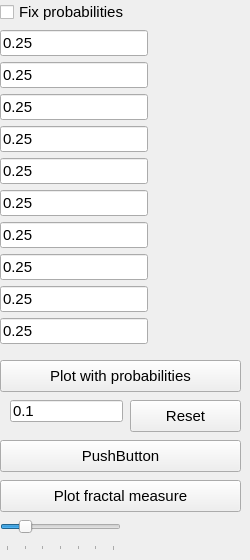
        <widget class="QWidget" name="tabProbs">
         <attribute name="title">
          <string>Probabilities</string>
         </attribute>
         <widget class="QPushButton" name="probPlotButton">
          <property name="geometry">
           <rect>
            <x>0</x>
            <y>360</y>
            <width>241</width>
            <height>32</height>
           </rect>
          </property>
          <property name="font">
           <font>
            <pointsize>11</pointsize>
           </font>
          </property>
          <property name="text">
           <string>Plot with probabilities</string>
          </property>
         </widget>
         <widget class="QPushButton" name="resetButton">
          <property name="geometry">
           <rect>
            <x>130</x>
            <y>400</y>
            <width>111</width>
            <height>32</height>
           </rect>
          </property>
          <property name="font">
           <font>
            <pointsize>11</pointsize>
           </font>
          </property>
          <property name="text">
           <string>Reset</string>
          </property>
         </widget>
         <widget class="QPushButton" name="pushButton_8">
          <property name="geometry">
           <rect>
            <x>0</x>
            <y>440</y>
            <width>241</width>
            <height>32</height>
           </rect>
          </property>
          <property name="font">
           <font>
            <pointsize>11</pointsize>
           </font>
          </property>
          <property name="text">
           <string>PushButton</string>
          </property>
         </widget>
         <widget class="QPushButton" name="measureButton">
          <property name="geometry">
           <rect>
            <x>0</x>
            <y>480</y>
            <width>241</width>
            <height>32</height>
           </rect>
          </property>
          <property name="font">
           <font>
            <pointsize>11</pointsize>
           </font>
          </property>
          <property name="text">
           <string>Plot fractal measure</string>
          </property>
         </widget>
         <widget class="QLineEdit" name="lineEdit">
          <property name="geometry">
           <rect>
            <x>10</x>
            <y>400</y>
            <width>113</width>
            <height>22</height>
           </rect>
          </property>
          <property name="font">
           <font>
            <pointsize>11</pointsize>
           </font>
          </property>
          <property name="text">
           <string>0.1</string>
          </property>
         </widget>
         <widget class="QSlider" name="horizontalSlider">
          <property name="geometry">
           <rect>
            <x>0</x>
            <y>510</y>
            <width>121</width>
            <height>41</height>
           </rect>
          </property>
          <property name="font">
           <font>
            <pointsize>11</pointsize>
           </font>
          </property>
          <property name="maximum">
           <number>6</number>
          </property>
          <property name="pageStep">
           <number>2</number>
          </property>
          <property name="value">
           <number>1</number>
          </property>
          <property name="orientation">
           <enum>Qt::Horizontal</enum>
          </property>
          <property name="tickPosition">
           <enum>QSlider::TicksBelow</enum>
          </property>
          <property name="tickInterval">
           <number>1</number>
          </property>
         </widget>
         <widget class="QWidget" name="layoutWidget_3">
          <property name="geometry">
           <rect>
            <x>0</x>
            <y>0</y>
            <width>148</width>
            <height>354</height>
           </rect>
          </property>
          <layout class="QVBoxLayout" name="verticalLayout">
           <item>
            <widget class="QCheckBox" name="fixProbsCheckBox">
             <property name="font">
              <font>
               <pointsize>11</pointsize>
              </font>
             </property>
             <property name="text">
              <string>Fix probabilities</string>
             </property>
            </widget>
           </item>
           <item>
            <widget class="QLineEdit" name="lineEditProbs01">
             <property name="enabled">
              <bool>true</bool>
             </property>
             <property name="font">
              <font>
               <pointsize>11</pointsize>
              </font>
             </property>
             <property name="text">
              <string>0.25</string>
             </property>
            </widget>
           </item>
           <item>
            <widget class="QLineEdit" name="lineEditProbs02">
             <property name="font">
              <font>
               <pointsize>11</pointsize>
              </font>
             </property>
             <property name="text">
              <string>0.25</string>
             </property>
            </widget>
           </item>
           <item>
            <widget class="QLineEdit" name="lineEditProbs03">
             <property name="font">
              <font>
               <pointsize>11</pointsize>
              </font>
             </property>
             <property name="text">
              <string>0.25</string>
             </property>
            </widget>
           </item>
           <item>
            <widget class="QLineEdit" name="lineEditProbs04">
             <property name="font">
              <font>
               <pointsize>11</pointsize>
              </font>
             </property>
             <property name="text">
              <string>0.25</string>
             </property>
            </widget>
           </item>
           <item>
            <widget class="QLineEdit" name="lineEditProbs05">
             <property name="font">
              <font>
               <pointsize>11</pointsize>
              </font>
             </property>
             <property name="text">
              <string>0.25</string>
             </property>
            </widget>
           </item>
           <item>
            <widget class="QLineEdit" name="lineEditProbs06">
             <property name="font">
              <font>
               <pointsize>11</pointsize>
              </font>
             </property>
             <property name="text">
              <string>0.25</string>
             </property>
            </widget>
           </item>
           <item>
            <widget class="QLineEdit" name="lineEditProbs07">
             <property name="font">
              <font>
               <pointsize>11</pointsize>
              </font>
             </property>
             <property name="text">
              <string>0.25</string>
             </property>
            </widget>
           </item>
           <item>
            <widget class="QLineEdit" name="lineEditProbs08">
             <property name="font">
              <font>
               <pointsize>11</pointsize>
              </font>
             </property>
             <property name="text">
              <string>0.25</string>
             </property>
            </widget>
           </item>
           <item>
            <widget class="QLineEdit" name="lineEditProbs09">
             <property name="font">
              <font>
               <pointsize>11</pointsize>
              </font>
             </property>
             <property name="text">
              <string>0.25</string>
             </property>
            </widget>
           </item>
           <item>
            <widget class="QLineEdit" name="lineEditProbs10">
             <property name="font">
              <font>
               <pointsize>11</pointsize>
              </font>
             </property>
             <property name="text">
              <string>0.25</string>
             </property>
            </widget>
           </item>
          </layout>
         </widget>
        </widget>
